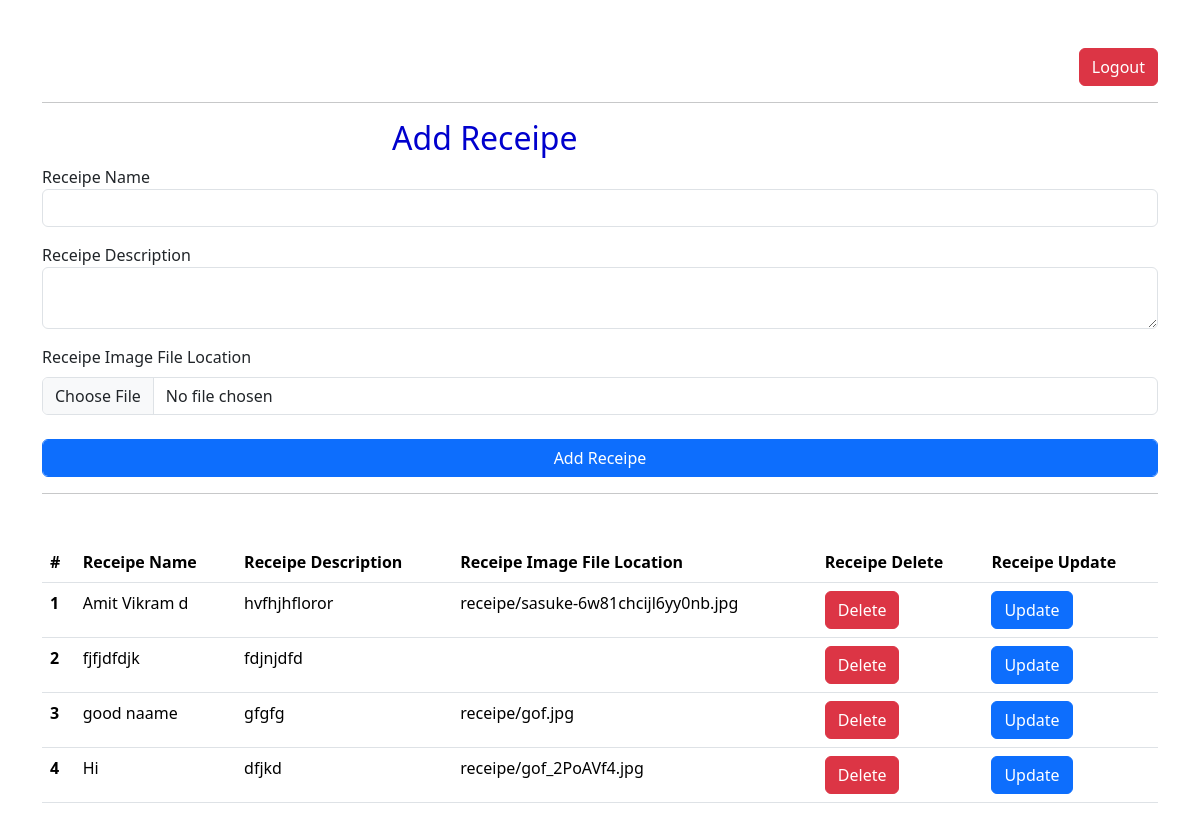
/, run on an earlier commit of the app's database.
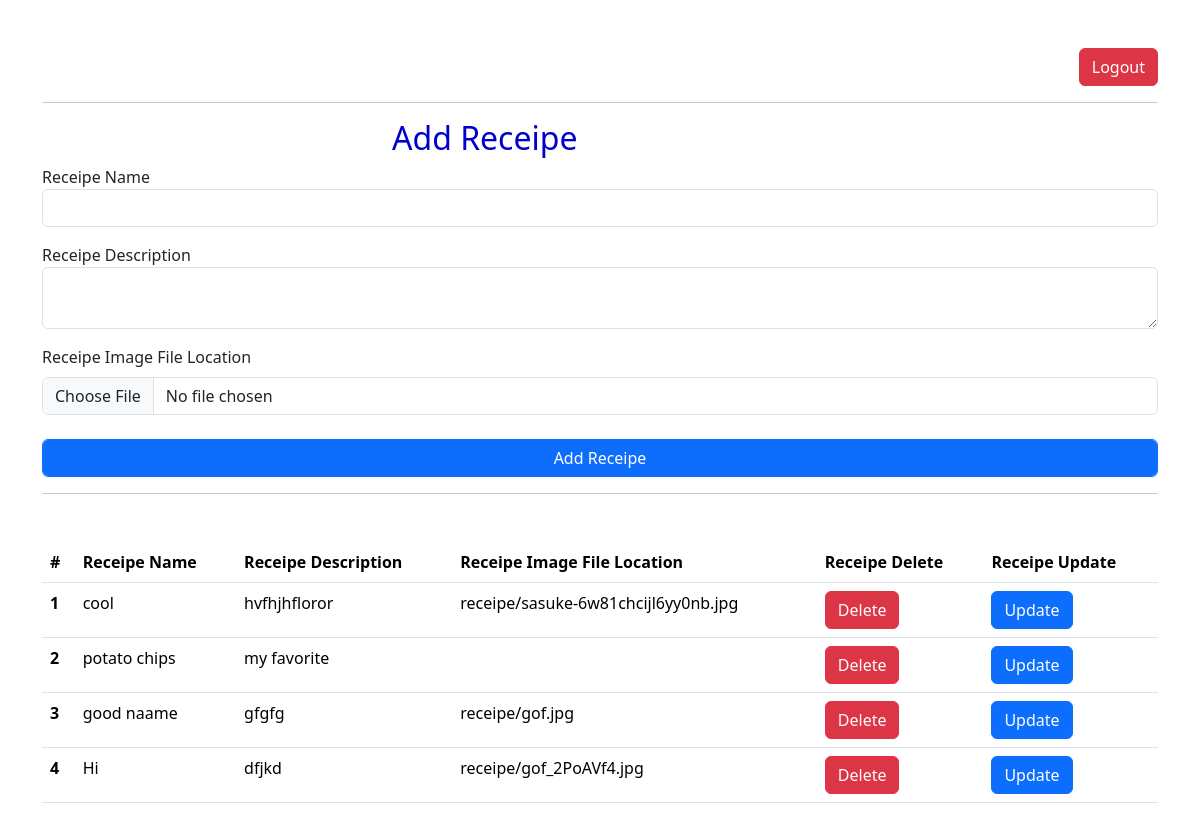
And on a later commit of the database.
### vege/models.py (models this page shows)
class Receipe(models.Model):
    user = models.ForeignKey(User, on_delete=models.SET_NULL, null = True, blank = True)
    receipe_name = models.CharField(max_length=100)
    receipe_description = models.TextField()
    receipe_image = models.ImageField(upload_to="receipe")
    receipe_view_count = models.IntegerField(default=1)

### vege/views.py (the view, shortened to what this page needs)
# urls.py: path('', receipes, name="receipes"),
def receipes(request):
    queryset = Receipe.objects.all()
    context = {'receipes': queryset}
    return render(request, 'receipes.html', context)

### vege/templates/receipes.html (shortened to what this page needs)
<!DOCTYPE html>
<html lang="en">
	<head>
		<link
			href="https://cdn.jsdelivr.net/npm/bootstrap@5.3.2/dist/css/bootstrap.min.css"
			rel="stylesheet"
 />
	</head>
	<body>
		<div class="container mt-5">
			<form
				method="post"
				enctype="multipart/form-data">
				<a
					style="
						display: flex;
						justify-content: flex-end;
						text-decoration: none;
					"
					href="/logout">
					<button class="btn btn-danger">Logout</button>
				</a>
				<hr />
				<div style="color: mediumblue; margin-left: 350px">
					<h2>Add Receipe</h2>
				</div>
				<div class="mb-3">
					<label>Receipe Name</label>
					<input
						class="form-control"
						name="receipe_name"
						required
						type="text" />
				</div>
				<div class="mb-3">
					<label>Receipe Description</label>
					<textarea
						class="form-control"
						required
						name="receipe_description"></textarea>
				</div>
				<div class="mb-3">
					<label class="form-label">Receipe Image File Location</label>
					<input class="form-control" name="receipe_image" type="file"
				</div>
				<br />
				<button class="btn btn-primary form-control">Add Receipe</button>
				<hr />
			</form>
			<table class="table mt-5">
				<thead>
					<tr>
						<th scope="col">#</th>
						<th scope="col">Receipe Name</th>
						<th scope="col">Receipe Description</th>
						<th scope="col">Receipe Image File Location</th>
						<th scope="col">Receipe Delete</th>
						<th scope="col">Receipe Update</th>
					</tr>
				</thead>
				<tbody>
					{% for receipe in receipes %}
					<tr>
						<th scope="row">{{forloop.counter}}</th>
						<td>{{receipe.receipe_name}}</td>
						<td>{{receipe.receipe_description}}</td>
						<td>{{receipe.receipe_image}}</td>
						<td>
							<a
								class="btn btn-danger"
								href="/delete_receipe/{{receipe.id}}/"
								>Delete</a
							>
						</td>
						<td>
							<a
								class="btn btn-primary"
								href="/update_receipe/{{receipe.id}}/"
								>Update</a
							>
						</td>
					</tr>
					{% endfor %}
				</tbody>
			</table>
		</div>
	</body>
</html>

What changed in the data, as far as the page shows it:
removed Receipe: receipe_name "fjfjdfdjk", receipe_description "fdjnjdfd"
changed Receipe "hvfhjhfloror": receipe_name "Amit Vikram d" → "cool"
added Receipe: receipe_name "potato chips", receipe_description "my favorite"
